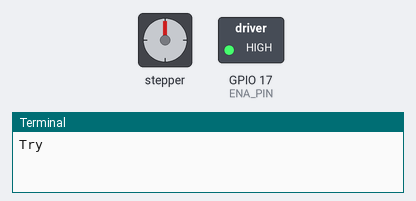
Bench run of a program on a simulated Raspberry Pi (BCM pin numbers). Parts: stepper motor, switched loads named in the program (green lamp = pin HIGH), the last lines printed to the terminal. Pins used as bus, display or sensor lines are not drawn. At 5.8 s the program stops and its outputs stay as they are.

Above: at 0.08 s.
At 2.12 s:
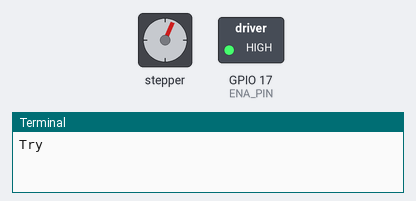
At 4.1 s:
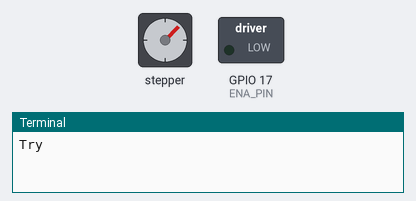
At 5.9 s:
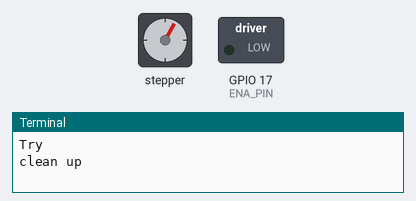
Timing chart, 0 to 7.3 s (numbered marks = the images above):
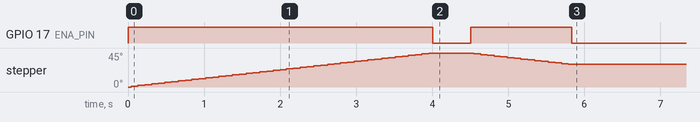

Measured:
- by itself, GPIO 17 (ENA_PIN): LOW → HIGH at 0.00 s, → LOW 4.0 s later, → HIGH 0.50 s later, → LOW 1.3 s later
- by itself, stepper: turns 45° clockwise in 3.9 s, then 15° counter-clockwise in 1.2 s

The program:

angle_test.py
```python
import RPi.GPIO as GPIO
import time

# Define GPIO pins
PUL_PIN = 22  # Pulse pin
DIR_PIN = 27  # Direction pin
ENA_PIN = 17  # Optional enable pin

# Motor parameters
STEPS_PER_REV = 3200
STEPS_PER_DEGREE = STEPS_PER_REV / 360

# Define step counts
steps_right = int(45 * STEPS_PER_DEGREE)
steps_left = int(15 * STEPS_PER_DEGREE)

# Setup GPIO mode
GPIO.setmode(GPIO.BCM)
GPIO.setup(PUL_PIN, GPIO.OUT)
GPIO.setup(DIR_PIN, GPIO.OUT)
GPIO.setup(ENA_PIN, GPIO.OUT)


# Function to rotate the motor
def rotate_motor(steps, direction):
    GPIO.output(DIR_PIN, direction)  # Set direction
    GPIO.output(ENA_PIN, GPIO.HIGH)  # Enable the driver

    for _ in range(steps):
        GPIO.output(PUL_PIN, GPIO.HIGH)
        time.sleep(0.005)
        GPIO.output(PUL_PIN, GPIO.LOW)
        time.sleep(0.005)
    # End for
    GPIO.output(ENA_PIN, GPIO.LOW)  # Disable the driver


try:
    print("Try")
    # Rotate right 45 degrees
    rotate_motor(steps_right, GPIO.HIGH)

    time.sleep(0.5)
    GPIO.output(ENA_PIN, GPIO.HIGH)
    # Rotate left 15 degrees
    rotate_motor(steps_left, GPIO.LOW)
#	time.sleep(5)
#
#	# Rotate left 15 degrees
#	rotate_motor(steps_left, GPIO.LOW)
#	time.sleep(5)
#
#	# Rotate left 15 degrees
#	rotate_motor(steps_left,GPIO.LOW)
#	time.sleep(5)

except KeyboardInterrupt:
    print("Program Interrupt")

finally:
    print("clean up")
    GPIO.cleanup()
```
